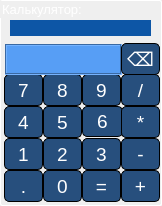
         <widget class="QGroupBox" name="groupBox">
          <property name="sizePolicy">
           <sizepolicy hsizetype="Fixed" vsizetype="Fixed">
            <horstretch>162</horstretch>
            <verstretch>181</verstretch>
           </sizepolicy>
          </property>
          <property name="minimumSize">
           <size>
            <width>162</width>
            <height>206</height>
           </size>
          </property>
          <property name="maximumSize">
           <size>
            <width>162</width>
            <height>206</height>
           </size>
          </property>
          <property name="sizeIncrement">
           <size>
            <width>142</width>
            <height>161</height>
           </size>
          </property>
          <property name="baseSize">
           <size>
            <width>142</width>
            <height>161</height>
           </size>
          </property>
          <property name="font">
           <font>
            <pointsize>10</pointsize>
           </font>
          </property>
          <property name="contextMenuPolicy">
           <enum>Qt::CustomContextMenu</enum>
          </property>
          <property name="acceptDrops">
           <bool>true</bool>
          </property>
          <property name="toolTip">
           <string/>
          </property>
          <property name="styleSheet">
           <string notr="true">QGroupBox {
	color: #fff;
	border-radius: 2px;
	border: 1px solid white;
}

QPushButton {
	border: 1px solid black;
	color: rgb(255, 255, 255);
	background-color:  rgb(39, 79, 125);
	border-radius: 5px;
}
QPushButton:hover {
	background-color: rgb(13, 86, 166);
}

QPushButton:pressed {
	background-color:  rgb(24, 50, 79);
}</string>
          </property>
          <property name="title">
           <string>Калькулятор:</string>
          </property>
          <widget class="QPushButton" name="ZeroCalcButton">
           <property name="geometry">
            <rect>
             <x>43</x>
             <y>170</y>
             <width>39</width>
             <height>32</height>
            </rect>
           </property>
           <property name="sizePolicy">
            <sizepolicy hsizetype="Fixed" vsizetype="Fixed">
             <horstretch>0</horstretch>
             <verstretch>0</verstretch>
            </sizepolicy>
           </property>
           <property name="font">
            <font>
             <pointsize>14</pointsize>
            </font>
           </property>
           <property name="cursor">
            <cursorShape>PointingHandCursor</cursorShape>
           </property>
           <property name="styleSheet">
            <string notr="true"/>
           </property>
           <property name="text">
            <string>0</string>
           </property>
          </widget>
          <widget class="QPushButton" name="OneCalcButton">
           <property name="geometry">
            <rect>
             <x>4</x>
             <y>138</y>
             <width>39</width>
             <height>32</height>
            </rect>
           </property>
           <property name="sizePolicy">
            <sizepolicy hsizetype="Fixed" vsizetype="Fixed">
             <horstretch>0</horstretch>
             <verstretch>0</verstretch>
            </sizepolicy>
           </property>
           <property name="font">
            <font>
             <pointsize>14</pointsize>
            </font>
           </property>
           <property name="cursor">
            <cursorShape>PointingHandCursor</cursorShape>
           </property>
           <property name="styleSheet">
            <string notr="true"/>
           </property>
           <property name="text">
            <string>1</string>
           </property>
          </widget>
          <widget class="QPushButton" name="FourCalcButton">
           <property name="geometry">
            <rect>
             <x>4</x>
             <y>106</y>
             <width>39</width>
             <height>32</height>
            </rect>
           </property>
           <property name="sizePolicy">
            <sizepolicy hsizetype="Fixed" vsizetype="Fixed">
             <horstretch>0</horstretch>
             <verstretch>0</verstretch>
            </sizepolicy>
           </property>
           <property name="font">
            <font>
             <pointsize>14</pointsize>
            </font>
           </property>
           <property name="cursor">
            <cursorShape>PointingHandCursor</cursorShape>
           </property>
           <property name="styleSheet">
            <string notr="true"/>
           </property>
           <property name="text">
            <string>4</string>
           </property>
          </widget>
          <widget class="QPushButton" name="DivideCalcButton">
           <property name="geometry">
            <rect>
             <x>121</x>
             <y>74</y>
             <width>39</width>
             <height>32</height>
            </rect>
           </property>
           <property name="sizePolicy">
            <sizepolicy hsizetype="Fixed" vsizetype="Fixed">
             <horstretch>34</horstretch>
             <verstretch>27</verstretch>
            </sizepolicy>
           </property>
           <property name="font">
            <font>
             <pointsize>14</pointsize>
            </font>
           </property>
           <property name="cursor">
            <cursorShape>PointingHandCursor</cursorShape>
           </property>
           <property name="styleSheet">
            <string notr="true"/>
           </property>
           <property name="text">
            <string>/</string>
           </property>
          </widget>
          <widget class="QPushButton" name="TwoCalcButton">
           <property name="geometry">
            <rect>
             <x>43</x>
             <y>138</y>
             <width>39</width>
             <height>32</height>
            </rect>
           </property>
           <property name="sizePolicy">
            <sizepolicy hsizetype="Fixed" vsizetype="Fixed">
             <horstretch>0</horstretch>
             <verstretch>0</verstretch>
            </sizepolicy>
           </property>
           <property name="font">
            <font>
             <pointsize>14</pointsize>
            </font>
           </property>
           <property name="cursor">
            <cursorShape>PointingHandCursor</cursorShape>
           </property>
           <property name="styleSheet">
            <string notr="true"/>
           </property>
           <property name="text">
            <string>2</string>
           </property>
          </widget>
          <widget class="QPushButton" name="ThreeCalcButton">
           <property name="geometry">
            <rect>
             <x>82</x>
             <y>138</y>
             <width>39</width>
             <height>32</height>
            </rect>
           </property>
           <property name="sizePolicy">
            <sizepolicy hsizetype="Fixed" vsizetype="Fixed">
             <horstretch>0</horstretch>
             <verstretch>0</verstretch>
            </sizepolicy>
           </property>
           <property name="font">
            <font>
             <pointsize>14</pointsize>
            </font>
           </property>
           <property name="cursor">
            <cursorShape>PointingHandCursor</cursorShape>
           </property>
           <property name="styleSheet">
            <string notr="true"/>
           </property>
           <property name="text">
            <string>3</string>
           </property>
          </widget>
          <widget class="QPushButton" name="EightCalcButton">
           <property name="geometry">
            <rect>
             <x>43</x>
             <y>74</y>
             <width>39</width>
             <height>32</height>
            </rect>
           </property>
           <property name="sizePolicy">
            <sizepolicy hsizetype="Fixed" vsizetype="Fixed">
             <horstretch>34</horstretch>
             <verstretch>27</verstretch>
            </sizepolicy>
           </property>
           <property name="minimumSize">
            <size>
             <width>34</width>
             <height>27</height>
            </size>
           </property>
           <property name="baseSize">
            <size>
             <width>0</width>
             <height>0</height>
            </size>
           </property>
           <property name="font">
            <font>
             <pointsize>14</pointsize>
            </font>
           </property>
           <property name="cursor">
            <cursorShape>PointingHandCursor</cursorShape>
           </property>
           <property name="mouseTracking">
            <bool>true</bool>
           </property>
           <property name="tabletTracking">
            <bool>true</bool>
           </property>
           <property name="acceptDrops">
            <bool>true</bool>
           </property>
           <property name="autoFillBackground">
            <bool>false</bool>
           </property>
           <property name="styleSheet">
            <string notr="true"/>
           </property>
           <property name="text">
            <string>8</string>
           </property>
           <property name="checkable">
            <bool>false</bool>
           </property>
           <property name="checked">
            <bool>false</bool>
           </property>
           <property name="autoRepeat">
            <bool>false</bool>
           </property>
           <property name="autoExclusive">
            <bool>false</bool>
           </property>
          </widget>
          <widget class="QPushButton" name="PlusCalcButton">
           <property name="geometry">
            <rect>
             <x>121</x>
             <y>170</y>
             <width>39</width>
             <height>32</height>
            </rect>
           </property>
           <property name="sizePolicy">
            <sizepolicy hsizetype="Fixed" vsizetype="Fixed">
             <horstretch>0</horstretch>
             <verstretch>0</verstretch>
            </sizepolicy>
           </property>
           <property name="font">
            <font>
             <pointsize>14</pointsize>
            </font>
           </property>
           <property name="cursor">
            <cursorShape>PointingHandCursor</cursorShape>
           </property>
           <property name="styleSheet">
            <string notr="true"/>
           </property>
           <property name="text">
            <string>+</string>
           </property>
          </widget>
          <widget class="QPushButton" name="SevenCalcButton">
           <property name="enabled">
            <bool>true</bool>
           </property>
           <property name="geometry">
            <rect>
             <x>4</x>
             <y>74</y>
             <width>39</width>
             <height>32</height>
            </rect>
           </property>
           <property name="sizePolicy">
            <sizepolicy hsizetype="Fixed" vsizetype="Fixed">
             <horstretch>34</horstretch>
             <verstretch>27</verstretch>
            </sizepolicy>
           </property>
           <property name="minimumSize">
            <size>
             <width>34</width>
             <height>27</height>
            </size>
           </property>
           <property name="font">
            <font>
             <pointsize>14</pointsize>
            </font>
           </property>
           <property name="cursor">
            <cursorShape>PointingHandCursor</cursorShape>
           </property>
           <property name="mouseTracking">
            <bool>false</bool>
           </property>
           <property name="tabletTracking">
            <bool>false</bool>
           </property>
           <property name="focusPolicy">
            <enum>Qt::StrongFocus</enum>
           </property>
           <property name="acceptDrops">
            <bool>true</bool>
           </property>
           <property name="styleSheet">
            <string notr="true"/>
           </property>
           <property name="text">
            <string>7</string>
           </property>
           <property name="checkable">
            <bool>false</bool>
           </property>
           <property name="checked">
            <bool>false</bool>
           </property>
           <property name="autoDefault">
            <bool>false</bool>
           </property>
           <property name="default">
            <bool>false</bool>
           </property>
           <property name="flat">
            <bool>false</bool>
           </property>
          </widget>
          <widget class="QPushButton" name="SixCalcButton">
           <property name="geometry">
            <rect>
             <x>82</x>
             <y>106</y>
             <width>41</width>
             <height>31</height>
            </rect>
           </property>
           <property name="sizePolicy">
            <sizepolicy hsizetype="Fixed" vsizetype="Fixed">
             <horstretch>0</horstretch>
             <verstretch>0</verstretch>
            </sizepolicy>
           </property>
           <property name="font">
            <font>
             <pointsize>14</pointsize>
            </font>
           </property>
           <property name="cursor">
            <cursorShape>PointingHandCursor</cursorShape>
           </property>
           <property name="styleSheet">
            <string notr="true"/>
           </property>
           <property name="text">
            <string>6</string>
           </property>
          </widget>
          <widget class="QPushButton" name="FiveCalcButton">
           <property name="geometry">
            <rect>
             <x>43</x>
             <y>106</y>
             <width>39</width>
             <height>32</height>
            </rect>
           </property>
           <property name="sizePolicy">
            <sizepolicy hsizetype="Fixed" vsizetype="Fixed">
             <horstretch>0</horstretch>
             <verstretch>0</verstretch>
            </sizepolicy>
           </property>
           <property name="font">
            <font>
             <pointsize>14</pointsize>
            </font>
           </property>
           <property name="cursor">
            <cursorShape>PointingHandCursor</cursorShape>
           </property>
           <property name="styleSheet">
            <string notr="true"/>
           </property>
           <property name="text">
            <string>5</string>
           </property>
          </widget>
          <widget class="QPushButton" name="MultiplyCalcButton">
           <property name="geometry">
            <rect>
             <x>121</x>
             <y>106</y>
             <width>39</width>
             <height>32</height>
            </rect>
           </property>
           <property name="sizePolicy">
            <sizepolicy hsizetype="Fixed" vsizetype="Fixed">
             <horstretch>0</horstretch>
             <verstretch>0</verstretch>
            </sizepolicy>
           </property>
           <property name="font">
            <font>
             <pointsize>14</pointsize>
            </font>
           </property>
           <property name="cursor">
            <cursorShape>PointingHandCursor</cursorShape>
           </property>
           <property name="styleSheet">
            <string notr="true"/>
           </property>
           <property name="text">
            <string>*</string>
           </property>
          </widget>
          <widget class="QPushButton" name="EqualCalcButton">
           <property name="geometry">
            <rect>
             <x>82</x>
             <y>170</y>
             <width>39</width>
             <height>32</height>
            </rect>
           </property>
           <property name="sizePolicy">
            <sizepolicy hsizetype="Fixed" vsizetype="Fixed">
             <horstretch>0</horstretch>
             <verstretch>0</verstretch>
            </sizepolicy>
           </property>
           <property name="font">
            <font>
             <pointsize>14</pointsize>
            </font>
           </property>
           <property name="cursor">
            <cursorShape>PointingHandCursor</cursorShape>
           </property>
           <property name="styleSheet">
            <string notr="true"/>
           </property>
           <property name="text">
            <string>=</string>
           </property>
          </widget>
          <widget class="QPushButton" name="MinusCalcButton">
           <property name="geometry">
            <rect>
             <x>121</x>
             <y>138</y>
             <width>39</width>
             <height>32</height>
            </rect>
           </property>
           <property name="sizePolicy">
            <sizepolicy hsizetype="Fixed" vsizetype="Fixed">
             <horstretch>0</horstretch>
             <verstretch>0</verstretch>
            </sizepolicy>
           </property>
           <property name="font">
            <font>
             <pointsize>14</pointsize>
            </font>
           </property>
           <property name="cursor">
            <cursorShape>PointingHandCursor</cursorShape>
           </property>
           <property name="styleSheet">
            <string notr="true"/>
           </property>
           <property name="text">
            <string>-</string>
           </property>
          </widget>
          <widget class="QPushButton" name="NineCalcButton">
           <property name="geometry">
            <rect>
             <x>82</x>
             <y>74</y>
             <width>39</width>
             <height>32</height>
            </rect>
           </property>
           <property name="sizePolicy">
            <sizepolicy hsizetype="Fixed" vsizetype="Fixed">
             <horstretch>34</horstretch>
             <verstretch>27</verstretch>
            </sizepolicy>
           </property>
           <property name="font">
            <font>
             <pointsize>14</pointsize>
            </font>
           </property>
           <property name="cursor">
            <cursorShape>PointingHandCursor</cursorShape>
           </property>
           <property name="styleSheet">
            <string notr="true"/>
           </property>
           <property name="text">
            <string>9</string>
           </property>
           <property name="autoRepeatDelay">
            <number>300</number>
           </property>
           <property name="autoDefault">
            <bool>false</bool>
           </property>
           <property name="default">
            <bool>false</bool>
           </property>
           <property name="flat">
            <bool>false</bool>
           </property>
          </widget>
          <widget class="QLabel" name="labelCalcNums">
           <property name="geometry">
            <rect>
             <x>5</x>
             <y>44</y>
             <width>117</width>
             <height>31</height>
            </rect>
           </property>
           <property name="font">
            <font>
             <pointsize>14</pointsize>
            </font>
           </property>
           <property name="layoutDirection">
            <enum>Qt::RightToLeft</enum>
           </property>
           <property name="autoFillBackground">
            <bool>false</bool>
           </property>
           <property name="styleSheet">
            <string notr="true">background-color: rgb(87, 158, 245);
</string>
           </property>
           <property name="frameShape">
            <enum>QFrame::Box</enum>
           </property>
           <property name="frameShadow">
            <enum>QFrame::Sunken</enum>
           </property>
           <property name="text">
            <string/>
           </property>
           <property name="textFormat">
            <enum>Qt::AutoText</enum>
           </property>
           <property name="scaledContents">
            <bool>true</bool>
           </property>
           <property name="alignment">
            <set>Qt::AlignRight|Qt::AlignTrailing|Qt::AlignVCenter</set>
           </property>
           <property name="wordWrap">
            <bool>false</bool>
           </property>
           <property name="margin">
            <number>0</number>
           </property>
           <property name="indent">
            <number>-1</number>
           </property>
           <property name="openExternalLinks">
            <bool>false</bool>
           </property>
          </widget>
          <widget class="QPushButton" name="DotCalcButton">
           <property name="geometry">
            <rect>
             <x>4</x>
             <y>170</y>
             <width>39</width>
             <height>32</height>
            </rect>
           </property>
           <property name="sizePolicy">
            <sizepolicy hsizetype="Fixed" vsizetype="Fixed">
             <horstretch>0</horstretch>
             <verstretch>0</verstretch>
            </sizepolicy>
           </property>
           <property name="font">
            <font>
             <pointsize>14</pointsize>
            </font>
           </property>
           <property name="cursor">
            <cursorShape>PointingHandCursor</cursorShape>
           </property>
           <property name="styleSheet">
            <string notr="true"/>
           </property>
           <property name="text">
            <string>.</string>
           </property>
          </widget>
          <widget class="QPushButton" name="DelCalcButton">
           <property name="geometry">
            <rect>
             <x>121</x>
             <y>43</y>
             <width>39</width>
             <height>32</height>
            </rect>
           </property>
           <property name="sizePolicy">
            <sizepolicy hsizetype="Fixed" vsizetype="Fixed">
             <horstretch>0</horstretch>
             <verstretch>0</verstretch>
            </sizepolicy>
           </property>
           <property name="font">
            <font>
             <pointsize>14</pointsize>
            </font>
           </property>
           <property name="cursor">
            <cursorShape>PointingHandCursor</cursorShape>
           </property>
           <property name="styleSheet">
            <string notr="true"/>
           </property>
           <property name="text">
            <string>⌫</string>
           </property>
          </widget>
          <widget class="QLabel" name="labelExprCalc">
           <property name="geometry">
            <rect>
             <x>10</x>
             <y>20</y>
             <width>141</width>
             <height>16</height>
            </rect>
           </property>
           <property name="font">
            <font>
             <family>MS Shell Dlg 2</family>
             <pointsize>10</pointsize>
            </font>
           </property>
           <property name="acceptDrops">
            <bool>false</bool>
           </property>
           <property name="autoFillBackground">
            <bool>false</bool>
           </property>
           <property name="styleSheet">
            <string notr="true">color: rgb(255, 255, 255);
background-color: rgb(13, 86, 166);
border: 0;</string>
           </property>
           <property name="frameShape">
            <enum>QFrame::NoFrame</enum>
           </property>
           <property name="text">
            <string/>
           </property>
           <property name="alignment">
            <set>Qt::AlignRight|Qt::AlignTrailing|Qt::AlignVCenter</set>
           </property>
           <property name="wordWrap">
            <bool>true</bool>
           </property>
          </widget>
         </widget>
